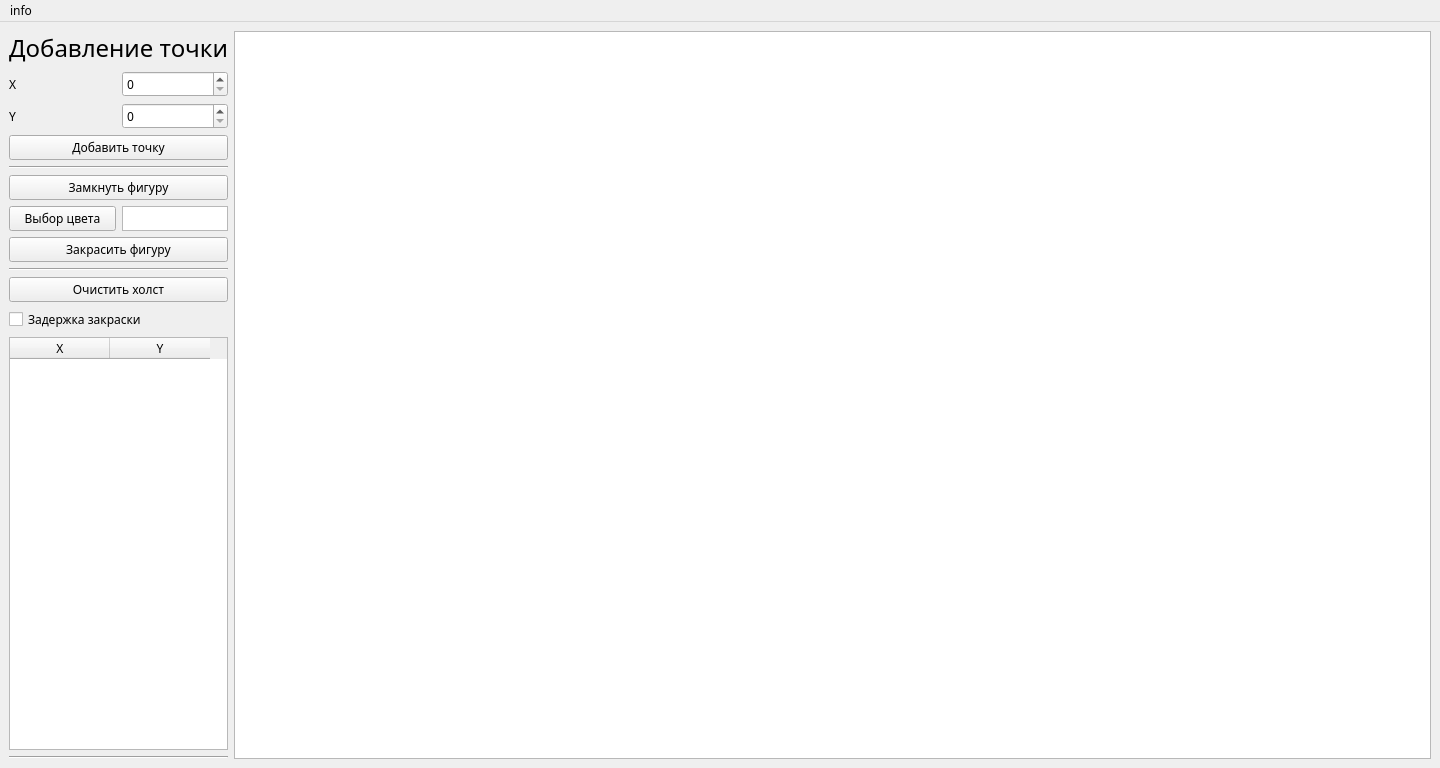
<?xml version="1.0" encoding="UTF-8"?>
<ui version="4.0">
 <class>mainWindow</class>
 <widget class="QMainWindow" name="mainWindow">
  <property name="geometry">
   <rect>
    <x>0</x>
    <y>0</y>
    <width>1440</width>
    <height>768</height>
   </rect>
  </property>
  <property name="font">
   <font>
    <family>.SF NS Text</family>
   </font>
  </property>
  <property name="windowTitle">
   <string>Lab 05</string>
  </property>
  <property name="autoFillBackground">
   <bool>false</bool>
  </property>
  <widget class="QWidget" name="centralwidget">
   <layout class="QHBoxLayout" name="horizontalLayout">
    <item>
     <layout class="QVBoxLayout" name="verticalLayout">
      <item>
       <widget class="QLabel" name="add_dot_label">
        <property name="font">
         <font>
          <family>.SF NS Text</family>
          <pointsize>18</pointsize>
          <weight>50</weight>
          <italic>false</italic>
          <bold>false</bold>
         </font>
        </property>
        <property name="text">
         <string>Добавление точки</string>
        </property>
        <property name="alignment">
         <set>Qt::AlignCenter</set>
        </property>
       </widget>
      </item>
      <item>
       <layout class="QHBoxLayout" name="horizontalLayout_2">
        <item>
         <widget class="QLabel" name="x_label">
          <property name="text">
           <string>X</string>
          </property>
         </widget>
        </item>
        <item>
         <widget class="QSpinBox" name="x_spinbox">
          <property name="maximum">
           <number>2000</number>
          </property>
         </widget>
        </item>
       </layout>
      </item>
      <item>
       <layout class="QHBoxLayout" name="horizontalLayout_3">
        <item>
         <widget class="QLabel" name="y_label">
          <property name="text">
           <string>Y</string>
          </property>
         </widget>
        </item>
        <item>
         <widget class="QSpinBox" name="y_spinbox">
          <property name="maximum">
           <number>2000</number>
          </property>
         </widget>
        </item>
       </layout>
      </item>
      <item>
       <widget class="QPushButton" name="add_dot_btn">
        <property name="text">
         <string>Добавить точку</string>
        </property>
       </widget>
      </item>
      <item>
       <widget class="Line" name="line">
        <property name="orientation">
         <enum>Qt::Horizontal</enum>
        </property>
       </widget>
      </item>
      <item>
       <widget class="QPushButton" name="close_figure_btn">
        <property name="text">
         <string>Замкнуть фигуру</string>
        </property>
       </widget>
      </item>
      <item>
       <layout class="QHBoxLayout" name="horizontalLayout_4">
        <item>
         <widget class="QPushButton" name="color_chooser">
          <property name="text">
           <string>Выбор цвета</string>
          </property>
         </widget>
        </item>
        <item>
         <widget class="QGraphicsView" name="color_viewer">
          <property name="sizePolicy">
           <sizepolicy hsizetype="Ignored" vsizetype="Ignored">
            <horstretch>0</horstretch>
            <verstretch>0</verstretch>
           </sizepolicy>
          </property>
          <property name="backgroundBrush">
           <brush brushstyle="SolidPattern">
            <color alpha="255">
             <red>0</red>
             <green>0</green>
             <blue>0</blue>
            </color>
           </brush>
          </property>
         </widget>
        </item>
       </layout>
      </item>
      <item>
       <widget class="QPushButton" name="paint_figure_btn">
        <property name="text">
         <string>Закрасить фигуру</string>
        </property>
       </widget>
      </item>
      <item>
       <widget class="Line" name="line_2">
        <property name="orientation">
         <enum>Qt::Horizontal</enum>
        </property>
       </widget>
      </item>
      <item>
       <widget class="QPushButton" name="clean_screen_btn">
        <property name="text">
         <string>Очистить холст</string>
        </property>
       </widget>
      </item>
      <item>
       <widget class="QCheckBox" name="do_slow_drawing">
        <property name="text">
         <string>Задержка закраски</string>
        </property>
       </widget>
      </item>
      <item>
       <widget class="QTableWidget" name="coord_table">
        <property name="sizePolicy">
         <sizepolicy hsizetype="Ignored" vsizetype="Expanding">
          <horstretch>0</horstretch>
          <verstretch>0</verstretch>
         </sizepolicy>
        </property>
        <property name="minimumSize">
         <size>
          <width>200</width>
          <height>0</height>
         </size>
        </property>
        <column>
         <property name="text">
          <string>X</string>
         </property>
        </column>
        <column>
         <property name="text">
          <string>Y</string>
         </property>
        </column>
       </widget>
      </item>
      <item>
       <widget class="Line" name="line_3">
        <property name="orientation">
         <enum>Qt::Horizontal</enum>
        </property>
       </widget>
      </item>
     </layout>
    </item>
    <item>
     <widget class="QGraphicsView" name="main_scene">
      <property name="renderHints">
       <set>QPainter::TextAntialiasing</set>
      </property>
     </widget>
    </item>
   </layout>
  </widget>
  <widget class="QMenuBar" name="menubar">
   <property name="geometry">
    <rect>
     <x>0</x>
     <y>0</y>
     <width>1440</width>
     <height>22</height>
    </rect>
   </property>
   <widget class="QMenu" name="menuinfo">
    <property name="title">
     <string>info</string>
    </property>
    <addaction name="actionabout"/>
   </widget>
   <addaction name="menuinfo"/>
  </widget>
  <action name="actionabout">
   <property name="text">
    <string>about</string>
   </property>
  </action>
 </widget>
 <resources/>
 <connections/>
</ui>
